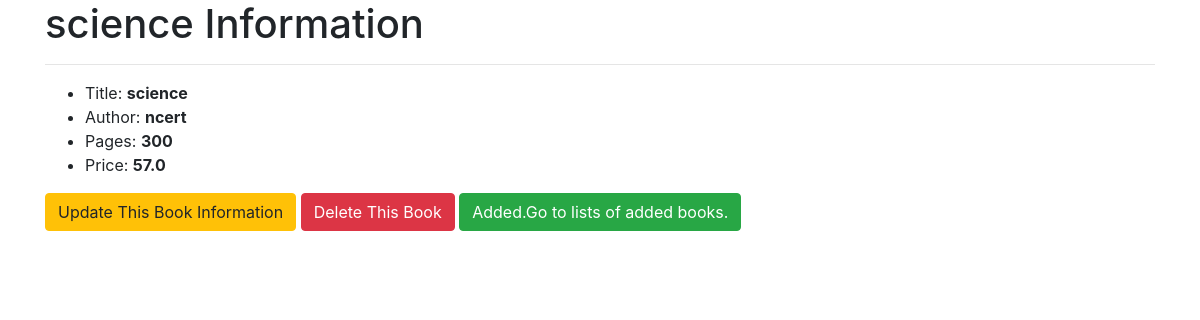
/1/, run on the app's committed database.
### testapp/models.py (models this page shows, shortened)
class Book(models.Model):
    title = models.CharField(max_length=300)
    author = models.CharField(max_length=30)
    pages = models.IntegerField()
    price = models.FloatField()

### testapp/views.py (the view)
# urls.py: path('<int:pk>/', views.BookDetailView.as_view(),name='detail'),
class BookDetailView(DetailView):
    model = Book

### templates/testapp/book_detail.html (shortened to what this page needs)
<!DOCTYPE html>
<html lang="en" dir="ltr">
  <head>
    <link rel="stylesheet" href="https://cdn.jsdelivr.net/npm/bootstrap@4.6.0/dist/css/bootstrap.min.css">
  </head>
  <body>
    <div class="container" >
        <h1>{{object.title}} Information</h1><hr>
           <ul>
             <li>Title: <strong>{{book.title}}</strong></li>
             <li>Author: <strong>{{book.author}}</strong></li>
             <li>Pages: <strong>{{book.pages}}</strong></li>
             <li>Price: <strong>{{book.price}}</strong></li>
           </ul>
           <a class="btn btn-warning" href="/update/{{book.id}}">Update This Book Information</a>
           <a class="btn btn-danger" href="/delete/{{book.id}}">Delete This Book</a>
           <a class="btn btn-success" href="/">Added.Go to lists of added books.</a>
    </div>
  </body>
</html>

### data on the page
Book: title "science", author "ncert", pages "300", price "57.0"
